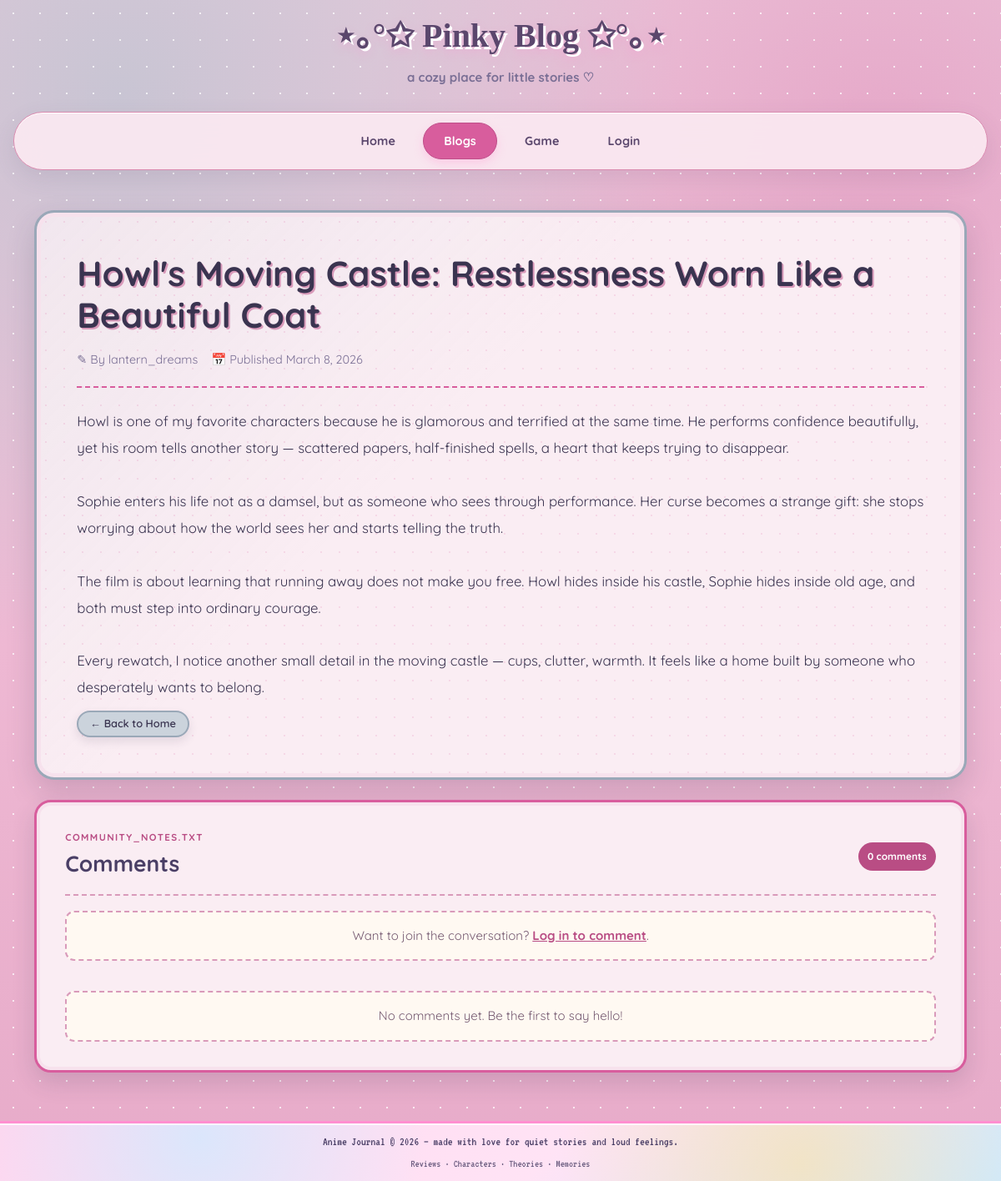
Screenshot of /view.php?id=3 with the database file from the repository.
### tables this page shows
CREATE TABLE IF NOT EXISTS blogPost (
    id INT AUTO_INCREMENT PRIMARY KEY,
    user_id INT NOT NULL,
    title VARCHAR(200) NOT NULL,
    content TEXT NOT NULL,
    thumbnail VARCHAR(255) DEFAULT NULL,
    created_at TIMESTAMP DEFAULT CURRENT_TIMESTAMP,
    updated_at TIMESTAMP DEFAULT CURRENT_TIMESTAMP ON UPDATE CURRENT_TIMESTAMP,
    CONSTRAINT fk_blog_user
        FOREIGN KEY (user_id) REFERENCES user(id)
        ON DELETE CASCADE
        ON UPDATE CASCADE
);

CREATE TABLE IF NOT EXISTS user (
    id INT AUTO_INCREMENT PRIMARY KEY,
    username VARCHAR(50) NOT NULL UNIQUE,
    email VARCHAR(100) NOT NULL UNIQUE,
    password VARCHAR(255) NOT NULL,
    role VARCHAR(20) NOT NULL DEFAULT 'user',
    profile_image VARCHAR(255) DEFAULT NULL,
    cover_image VARCHAR(255) DEFAULT NULL,
    description TEXT DEFAULT NULL,
    discord VARCHAR(255) DEFAULT NULL,
    youtube VARCHAR(255) DEFAULT NULL,
    x_link VARCHAR(255) DEFAULT NULL,
    spotify VARCHAR(255) DEFAULT NULL
);

### includes/auth.php (called while the page is built, shortened)
<?php
function isLoggedIn(): bool
{
    return isset($_SESSION['user_id']);
}
function e(string $value): string
{
    return htmlspecialchars($value, ENT_QUOTES, 'UTF-8');
}
function formatDate(string $date): string
{
    return date('F j, Y', strtotime($date));
}

### view.php (the view, shortened to what this page needs)
<?php
require_once __DIR__ . '/includes/db.php';
require_once __DIR__ . '/includes/header.php';
$blogId = isset($_GET['id']) ? (int) $_GET['id'] : 0;
$stmt = $conn->prepare(
    'SELECT b.id, b.title, b.content, b.created_at, b.updated_at, b.user_id, u.username
     FROM blogPost b
     JOIN user u ON b.user_id = u.id
     WHERE b.id = ?'
);
$stmt->bind_param('i', $blogId);
$stmt->execute();
$blog = $stmt->get_result()->fetch_assoc();
$stmt = $conn->prepare(
    'SELECT c.comment, c.created_at, u.username, u.profile_image
     FROM blogComment c
     JOIN user u ON c.user_id = u.id
     WHERE c.blog_id = ?
     ORDER BY c.created_at DESC, c.id DESC'
);
$stmt->bind_param('i', $blogId);
$stmt->execute();
$comments = $stmt->get_result()->fetch_all(MYSQLI_ASSOC);
?>
<div class="inner-layout">
    <div class="inner-main">
        <article class="blog-view">
            <h1><?= e($blog['title']) ?></h1>
            <div class="meta">
                <span>&#9998; By <?= e($blog['username']) ?></span>
                <span>&#128197; Published <?= e(formatDate($blog['created_at'])) ?></span>
            </div>
            <div class="content"><?= e($blog['content']) ?></div>
            <div class="btn-group">
                <a href="index.php" class="btn btn-secondary btn-small">&larr; Back to Home</a>
            </div>
        </article>
        <section class="blog-comments" id="comments">
            <div class="comments-heading">
                <div><p>COMMUNITY_NOTES.TXT</p><h2>Comments</h2></div>
                <span><?= count($comments) ?> <?= count($comments) === 1 ? 'comment' : 'comments' ?></span>
            </div>
            <?php if (isLoggedIn()): ?>
                <form class="comment-form" method="POST" action="comment.php">
                    <input type="hidden" name="blog_id" value="<?= (int) $blogId ?>">
                    <input type="hidden" name="comment_token" value="<?= e(commentToken()) ?>">
                    <label for="comment">Join the conversation</label>
                    <textarea id="comment" name="comment" rows="4" maxlength="500" placeholder="Write something kind and clear..." required></textarea>
                    <div><small>Up to 500 characters</small><button class="btn btn-primary" type="submit">Post comment</button></div>
                </form>
            <?php else: ?>
                <div class="comment-login">Want to join the conversation? <a href="login.php">Log in to comment</a>.</div>
            <?php endif; ?>
            <div class="comment-list">
                <?php if (!$comments): ?>
                    <p class="no-comments">No comments yet. Be the first to say hello!</p>
                <?php endif; ?>
            </div>
        </section>
    </div>
</div>
<?php require_once __DIR__ . '/includes/footer.php'; ?>

### css/style.css (style rules this page uses)
:root { --pink-bg: #f8d4d8; --pink-light: #fce8ec; --green-box: #d8ecd5; --green-border: #7cb87c; --green-dark: #5a9a5a; --cream: #fff8e8; --cream-card: #fffdf5; --text-primary: #3d352e; --text-secondary: #6d645c; --accent-pink: #e8a0b4; --accent-brown: #a67c52; --link-color: #5e81ac; --success: #7ca982; --error: #c76d6d; --radius: 10px; --font-display: 'Quicksand', sans-serif; --font-pixel: 'VT323', monospace; --font-body: 'Inter', sans-serif; --max-read: 850px; --site-width: 1200px; }
*, *::before, *::after { box-sizing: border-box; margin: 0; padding: 0; }
html { scroll-behavior: smooth; }
body { font-family: var(--font-body); font-size: 15px; line-height: 1.65; color: var(--text-primary); background-color: transparent; background-image: radial-gradient(circle, rgba(255,255,255,0.85) 2px, transparent 2px), radial-gradient(circle at 12% 8%, rgba(207, 234, 255, 0.75) 0%, transparent 40%), radial-gradient(circle at 88% 12%, rgba(200, 182, 255, 0.55) 0%, transparent 38%), radial-gradient(circle at 50% 100%, rgba(255, 224, 143, 0.35) 0%, transparent 45%), linear-gradient(180deg, #ffe3f5 0%, #ffd6ef 35%, #ffd0ea 100%); background-size: 35px 35px, auto, auto, auto, auto; background-repeat: no-repeat; background-attachment: fixed; min-height: 100vh; display: flex; flex-direction: column; }
a { color: var(--link-color); text-decoration: none; transition: color 0.2s; }
.inner-layout { width: 90%; max-width: var(--site-width); margin: 0 auto; display: grid; grid-template-columns: 1fr 200px; gap: 20px; align-items: start; }
.inner-main { min-width: 0; }
.btn { display: inline-block; padding: 8px 18px; font-family: var(--font-display); font-size: 0.85rem; font-weight: 600; text-align: center; border: 2px solid var(--green-dark); border-radius: 20px; cursor: pointer; transition: all 0.2s; text-decoration: none; line-height: 1.4; background: var(--green-box); color: var(--text-primary); box-shadow: 2px 2px 0 var(--green-dark); }
.btn-secondary { background: linear-gradient( 135deg, #e8d9ff, #f6edff ); border: 2px solid #d6b8ff; color: #5b476d; box-shadow: 0 5px 12px rgba(214,184,255,0.35); transition: 0.3s ease; }
.btn-small { padding: 5px 14px; font-size: 0.8rem; }
.btn-group { display: flex; flex-wrap: wrap; gap: 10px; margin-top: 12px; }
.blog-view { background: var(--cream-card); border: 2px solid var(--green-border); border-radius: var(--radius); padding: 36px 32px; box-shadow: 3px 3px 0 rgba(90,154,90,0.25); max-width: var(--max-read); }
.blog-view h1 { font-family: var(--font-display); font-size: 2rem; font-weight: 700; line-height: 1.3; margin-bottom: 16px; }
.blog-view .meta { display: flex; flex-wrap: wrap; gap: 16px; font-family: var(--font-pixel); font-size: 0.9rem; color: var(--text-secondary); padding-bottom: 20px; margin-bottom: 24px; border-bottom: 2px dashed var(--accent-pink); }
.blog-view .content { font-size: 1.02rem; line-height: 1.85; white-space: pre-wrap; word-wrap: break-word; }

### css/pinky-theme.css (style rules this page uses)
:root { --cr-pink: #ffd6ef; --cr-white-glow: #ffffff; --cr-hotpink: #ff8fd0; --cr-cotton-pink: #ffb6e6; --cr-gold: #ffe08f; --cr-lavender: #c8b6ff; --cr-plum: #3a3450; }
body { font-family: 'Quicksand', sans-serif; color: var(--cr-plum); background-color: var(--cr-pink); background-image: radial-gradient(circle, rgba(255,255,255,0.65) 1.5px, transparent 1.5px), radial-gradient(circle at 12% 8%, rgba(207, 234, 255, 0.75) 0%, transparent 40%), radial-gradient(circle at 88% 12%, rgba(200, 182, 255, 0.55) 0%, transparent 38%), radial-gradient(circle at 50% 100%, rgba(255, 224, 143, 0.35) 0%, transparent 45%), linear-gradient(180deg, #ffe3f5 0%, var(--cr-pink) 35%, #ffd0ea 100%); background-size: 32px 32px, auto, auto, auto, auto; background-repeat: repeat, no-repeat, no-repeat, no-repeat, no-repeat; background-attachment: fixed; min-height: 100vh; }

### rows the page displays
blogpost: title "Howl's Moving Castle: Restlessness Worn Like a Beautiful Coat", user.username "lantern_dreams", created_at "March 8, 2026", content "Howl is one of my favorite characters because he is glamorous and terrified at the same time. He performs confidence beautifully, yet his room tells another story — scattered papers, half-finished spells, a heart that keeps trying to disappear. Sophie enters his life not as a damsel, but as someone who sees through performance. Her curse becomes a strange gift: she stops worrying about how the world sees her and starts telling the truth. The film is about learning that running away does not make you free. Howl hides inside his castle, Sophie hides inside old age, and both must step into ordinary courage. Every rewatch, I notice another small detail in the moving castle — cups, clutter,…"

### other values shown
count($comments) "0"
